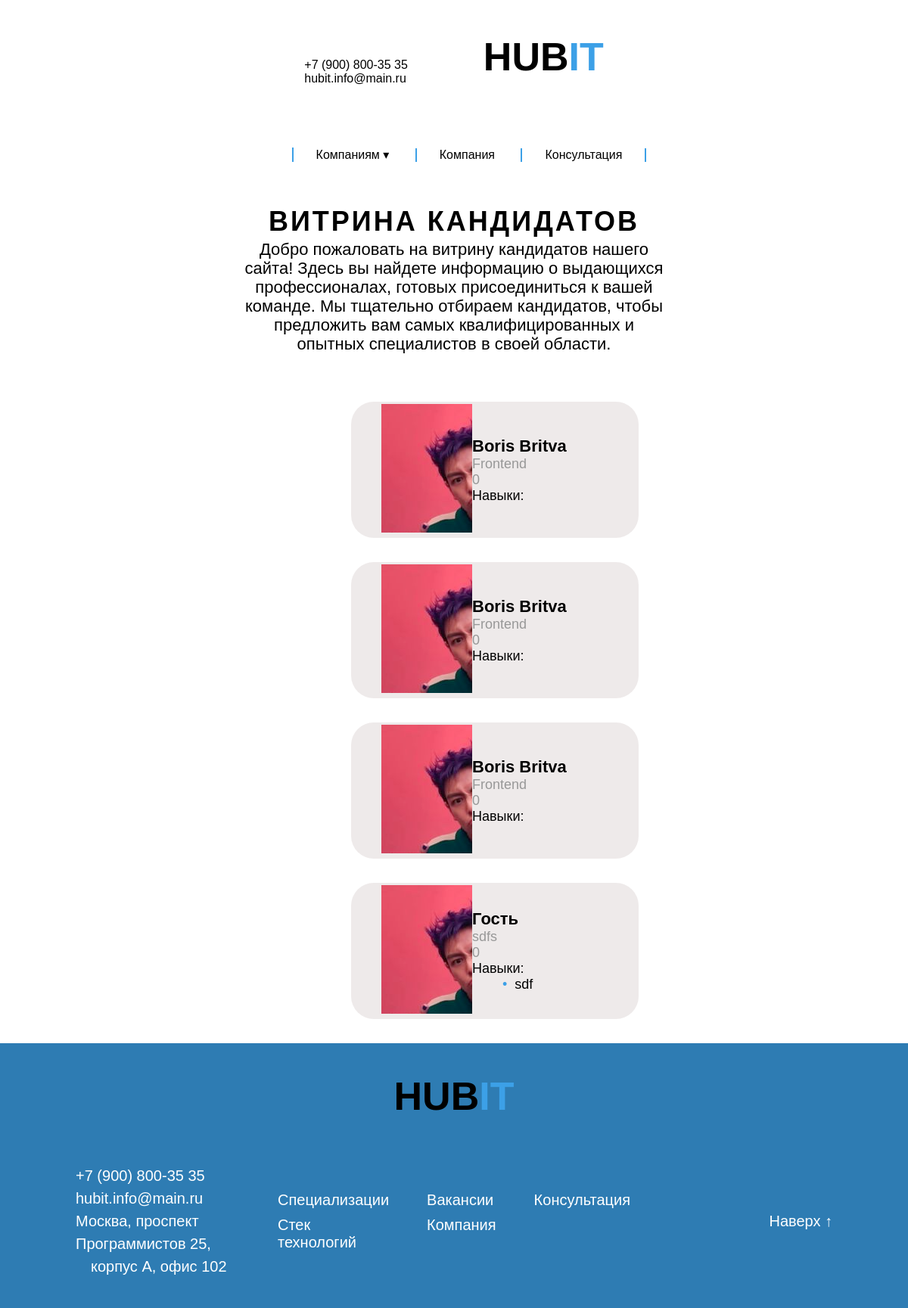
Screenshot of /db-spec.php with the database file from the repository.
### tables this page shows
CREATE TABLE `ContactForm` (
  `id` int NOT NULL,
  `nameSername` char(35) NOT NULL,
  `phone` char(20) NOT NULL,
  `email` char(100) NOT NULL,
  `skills` varchar(400) NOT NULL,
  `cityFor` char(30) NOT NULL,
  `reason` varchar(400) NOT NULL,
  `position` char(30) NOT NULL,
  `salary` float NOT NULL,
  `photo_path` varchar(64) NOT NULL,
  `status` varchar(3) NOT NULL
);

### db-spec.php (the view, shortened to what this page needs)
<?php
    require_once 'back/connect.php';
?>
<!DOCTYPE html>
<html lang="ru">
<head>
    <link rel="stylesheet" href="assets/css/style.css">
    <link rel="stylesheet" href="https://cdn.jsdelivr.net/npm/material-design-lite/material.min.css">
</head>
<body>
    <header id="header">
        <div class="header-conteiner">
            <div class="container-logo">
                <div>
                    <a href="tel:+79008003535">+7 (900) 800-35 35</a>
                    <br>
                    hubit.info@main.ru
                </div>
                <div class="header-logo">
                    <strong>HUB</strong><strong style="color: #3CA0E7;">IT</strong>
                </div>
            </div>
            <nav role="navigation" class="primary-navigation">
                <ul>
                    <li><a href="#">Компаниям &dtrif;</a>
                    </li>
                    <li><a href="index.php#about-company">Компания</a></li>
                    <li style="border-right: 2px solid #3ca0e7;"><a href="index.php#form-cons">Консультация</a></li>
                </ul>
            </nav>
        </div>
    </header>
    <main>
        <div class="main-container">
            <div class="specialization-description">
                <div class="vacancy-description">
                    <h1 class="title">Витрина кандидатов</h1>
                    <div style="line-height: 25px;">
                        Добро пожаловать на витрину кандидатов нашего сайта! Здесь вы найдете информацию о выдающихся профессионалах,
                        готовых присоединиться к вашей команде. Мы тщательно отбираем кандидатов, чтобы предложить вам самых квалифицированных и
                        опытных специалистов в своей области.
                    </div>
                </div>
            </div>
            <div class="specialization-cards">
                <?php
                $query = "SELECT nameSername, skills, position, salary, photo_path FROM ContactForm WHERE status = 'job'";
                $result = mysqli_query($connect, $query);
                if ($result) {
                    while ($row = mysqli_fetch_assoc($result)) {
                        $nameSername = htmlspecialchars($row['nameSername']);
                        $skillsJson = $row['skills'];
                        $position = htmlspecialchars($row['position']);
                        $salary = htmlspecialchars($row['salary']);
                        $photo_path = htmlspecialchars($row['photo_path']);
                        $skillsArray = json_decode($skillsJson, true);
                        $skillsList = '';
                        if (is_array($skillsArray)) {
                            foreach ($skillsArray as $skill) {
                                $skillsList .= "<li>" . htmlspecialchars($skill) . "</li>";
                            }
                        }
                        echo "
                        <div class='specialization-item'>
                            <div class='item-img'>
                                <img src='$photo_path' alt='Фото $nameSername'>
                            </div>
                            <div class='item-description'>
                                <h2 style='width: 400px;'>$nameSername</h2>
                                <div>
                                    <span>$position</span> <br>
                                    <span>$salary</span>
                                    <p>Навыки:</p>
                                    <ul class='list-style-one mdl-tabs__panel-text'>
                                        $skillsList
                                    </ul>
                                </div>
                            </div>
                        </div>";
                    }
                } else {
                    echo "<p>Ошибка загрузки данных: " . mysqli_error($connect) . "</p>";
                }
                ?>
            </div>
        </div>
    </main>
    <footer>
        <div class="header-logo">
            <strong>HUB</strong><strong style="color: #3CA0E7;">IT</strong>
        </div>
        <div class="footer-container">
            <div class="footer-contact">
                <a href="tel:+79008003535">+7 (900) 800-35 35</a><br>
                hubit.info@main.ru <br>
                Москва, проспект Программистов 25, <br> <span style="padding-left: 20px;">корпус А, офис 102</span>
            </div>
            <div class="footer-links">
                <div>
                    <a href="index.php#specialization">Специализации</a>
                    <a href="index.php#stack">Стек технологий</a>
                </div>
                <div>
                    <a href="vacancy.php">Вакансии</a>
                    <a href="index.php#about-company">Компания</a>
                </div>
                <div>
                    <a href="index.php#form-cons">Консультация</a>
                </div>
            </div>
            <a class="footer-up" href="#header">Наверх <span>↑</span></a>
        </div>
    </footer>
</body>
</html>

### assets/css/style.css (style rules this page uses)
.list-style-one { position: relative; }
.list-style-one li:before { content: "•"; color: #3ca0e7; margin-right: 10px; }
.mdl-tabs__panel-text { font-size: 18px; }
.specialization-cards ul { margin: 0; list-style: none; }
.specialization-cards span { color: rgb(152, 152, 152); font-size: 18px; }
.specialization-cards p { font-size: 18px; }
.specialization-item { display: flex; width: 380px; height: 180px; flex-direction: row; margin-bottom: 4vh; margin-left: 9vw; background-color: rgb(169, 152, 152, 0.2); border-radius: 30px; padding: 40px; align-items: center; }
.specialization-item img { width: 120px; height: 170px; }
.specialization-item h2 { font-size: 22px; margin: 0px; padding: 0px; }

### assets/css/root/root.css (style rules this page uses)
body, html { overflow-x: hidden; width: 100vw; position: relative; }
* { margin: 0; box-sizing: border-box; font-family: 'Montserrat', sans-serif !important; }
a { text-decoration: none; }

### assets/css/root/header.css (style rules this page uses)
.header-conteiner { display: flex; flex-direction: column; justify-content: space-between; align-items: center; padding: 25px 0; }
.container-logo { display: flex; flex-direction: row; align-items: center; gap: 100px; }
.container-logo:nth-child(1) { font-size: 16px; }
.header-logo { font-size: 52px; }

### assets/css/root/main.css (style rules this page uses)
main { display: flex; justify-content: center; }
.main-container { display: flex; flex-direction: column; align-items: center; justify-content: center; flex-wrap: wrap; }

### assets/css/root/footer.css (style rules this page uses)
footer { background: #2e7cb3; display: flex; flex-direction: column; align-items: center; padding: 20px 0; }
.header-logo { text-align: center; margin-bottom: 60px; padding-top: 20px; }
.footer-container { display: flex; width: 100%; font-size: 20px; justify-content: space-between; align-items: center; color: white; padding: 0 100px; padding-bottom: 20px; }
.footer-container a { color: white !important; }
.footer-contact { flex: 1; text-align: left; line-height: 30px; }
.footer-links { flex: 1; display: flex; justify-content: center; gap: 50px; }
.footer-links div { display: flex; gap: 10px; flex-direction: column; align-items: start; }
.footer-up { flex: 1; text-align: right; }

### rows the page displays
contactform: photo_path (picture), nameSername "Boris Britva", position "Frontend", salary "0"
contactform: photo_path (picture), nameSername "Boris Britva", position "Frontend", salary "0"
contactform: photo_path (picture), nameSername "Boris Britva", position "Frontend", salary "0"
contactform: photo_path (picture), nameSername "Гость", position "sdfs", salary "0", skills "sdf"
